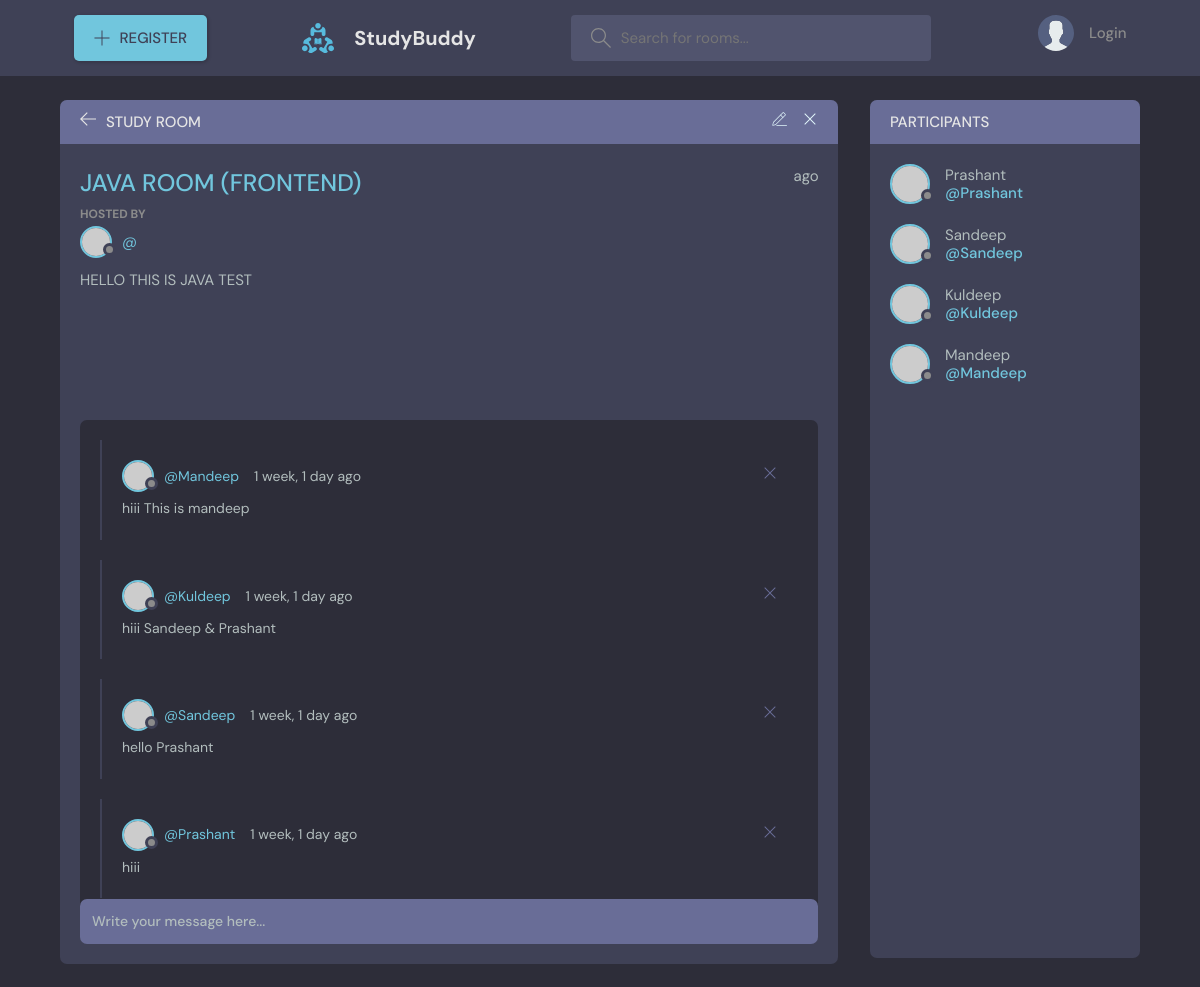
The page /room/34 on the database its author committed.
### base/models.py (models this page shows, shortened)
class Room(models.Model):
    host=models.ForeignKey(User,on_delete=models.SET_NULL , null=True)
    name=models.CharField(max_length=20)
    topic=models.ForeignKey(Topic ,on_delete=models.CASCADE,null=True)
    participant=models.ManyToManyField(User , related_name="participant")
    description=models.TextField(null=True,blank=True)
    created_at=models.DateTimeField(auto_now_add=True)
    updated_at=models.DateTimeField(auto_now=True)
    class Meta:
        ordering=['-updated_at','created_at']

class Message(models.Model):
    user=models.ForeignKey(User,on_delete=models.CASCADE)
    room=models.ForeignKey(Room ,on_delete=models.CASCADE)
    body=models.TextField()
    created_at=models.DateTimeField(auto_now_add=True)
    updated_at=models.DateTimeField(auto_now=True)
    class Meta:
        ordering=['-updated_at','created_at']

### base/views.py (the view, shortened to what this page needs)
# urls.py: path('room/<str:pk>',room,name="room"),
def room(request,pk):
    rooms=Room.objects.get(id=pk)
    room_msg=rooms.message_set.all().order_by('-created_at')
    get_participants=rooms.participant.all()
    context={'rooms':rooms,'room_messages':room_msg ,'get_participants':get_participants,}
    return render(request ,'base/room.html',context)

### base/templates/base/room.html (shortened to what this page needs)
{% extends 'main.html' %}
{% block content %}
    <main class="profile-page layout layout--2">
      <div class="container">
        <div class="room">
          <div class="room__top">
            <div class="room__topLeft">
              <a href="{% url 'home' %}">
                <svg version="1.1" xmlns="http://www.w3.org/2000/svg" width="32" height="32" viewBox="0 0 32 32">
                  <title>arrow-left</title>
                  <path
                    d="M13.723 2.286l-13.723 13.714 13.719 13.714 1.616-1.611-10.96-10.96h27.625v-2.286h-27.625l10.965-10.965-1.616-1.607z"
                  ></path>
                </svg>
              </a>
              <h3>Study Room</h3>
            </div>
            <div class="room__topRight">
              <a href="#">
              </a>
              <a href="#">
                <svg version="1.1" xmlns="http://www.w3.org/2000/svg" width="32" height="32" viewBox="0 0 32 32">
                  <title>remove</title>
                  <path
                    d="M27.314 6.019l-1.333-1.333-9.98 9.981-9.981-9.981-1.333 1.333 9.981 9.981-9.981 9.98 1.333 1.333 9.981-9.98 9.98 9.98 1.333-1.333-9.98-9.98 9.98-9.981z"
                  ></path>
                </svg>
              </a>
            </div>
          </div>
          <div class="room__box scroll">
            <div class="room__header scroll">
              <div class="room__info">
                <h3>{{rooms.name}}</h3>
                <span>{{message.created_at|timesince}} ago</span>
              </div>
              <div class="room__hosted">
                <p>Hosted By</p>
                <a href="#" class="room__author">
                  <div class="avatar avatar--small">
                    <img src="https://randomuser.me/api/portraits/men/37.jpg" />
                  </div>
                  <span>@{{user.username}}</span>
                </a>
              </div>
              <div class="room__details">
                {{rooms.description}}
              </div>
            </div>
            <div class="room__conversation">
              <div class="threads scroll">
                {% for message in room_messages %}
                <div class="thread">
                  <div class="thread__top">
                    <div class="thread__author">
                      <a href="{% url 'User-Profile' user.id %}" class="thread__authorInfo">
                        <div class="avatar avatar--small">
                          <img src="https://randomuser.me/api/portraits/men/37.jpg" />
                        </div>
                        <span>@{{message.user}}</span>
                      </a>
                      <span class="thread__date">{{message.created_at|timesince}} ago</span>
                    </div>
                    <div class="thread__delete">
                      <svg version="1.1" xmlns="http://www.w3.org/2000/svg" width="32" height="32" viewBox="0 0 32 32">
                        <title>remove</title>
                        <path
                          d="M27.314 6.019l-1.333-1.333-9.98 9.981-9.981-9.981-1.333 1.333 9.981 9.981-9.981 9.98 1.333 1.333 9.981-9.98 9.98 9.98 1.333-1.333-9.98-9.98 9.98-9.981z"
                        ></path>
                      </svg>
                    </div>
                  </div>
                  <div class="thread__details">
                    {{message.body}}
                  </div>
                </div>
                {% endfor %}
              </div>
            </div>
          </div>
          <div class="room__message">
            <form action="" method="POST">
              <input type="text" name="body" placeholder="Write your message here..." />
            </form>
          </div>
        </div>
        <div class="participants">
          <h3 class="participants__top">Participants</h3>
          <div class="participants__list scroll">
            {% for user in get_participants %}
            <a href="profile.html" class="participant">
              <div class="avatar avatar--medium">
                <img src="https://randomuser.me/api/portraits/men/37.jpg" />
              </div>
              <p>
                {{user.username}}
                <span>@{{user.username}}</span>
              </p>
            </a>
            {% endfor %}
          </div>
        </div>
      </div>
    </main>
{% endblock %}

### rows shown on the page
Room: name "JAVA ROOM (FRONTEND)", description "HELLO THIS IS JAVA TEST"
Message: user "Mandeep", created_at "1 week, 1 day", body "hiii This is mandeep"
Message: user "Kuldeep", created_at "1 week, 1 day", body "hiii Sandeep & Prashant"
Message: user "Sandeep", created_at "1 week, 1 day", body "hello Prashant"
Message: user "Prashant", created_at "1 week, 1 day", body "hiii"

### other values the page prints
{{ user.username }} "Prashant"
{{ user.username }} "Sandeep"
{{ user.username }} "Kuldeep"
{{ user.username }} "Mandeep"
